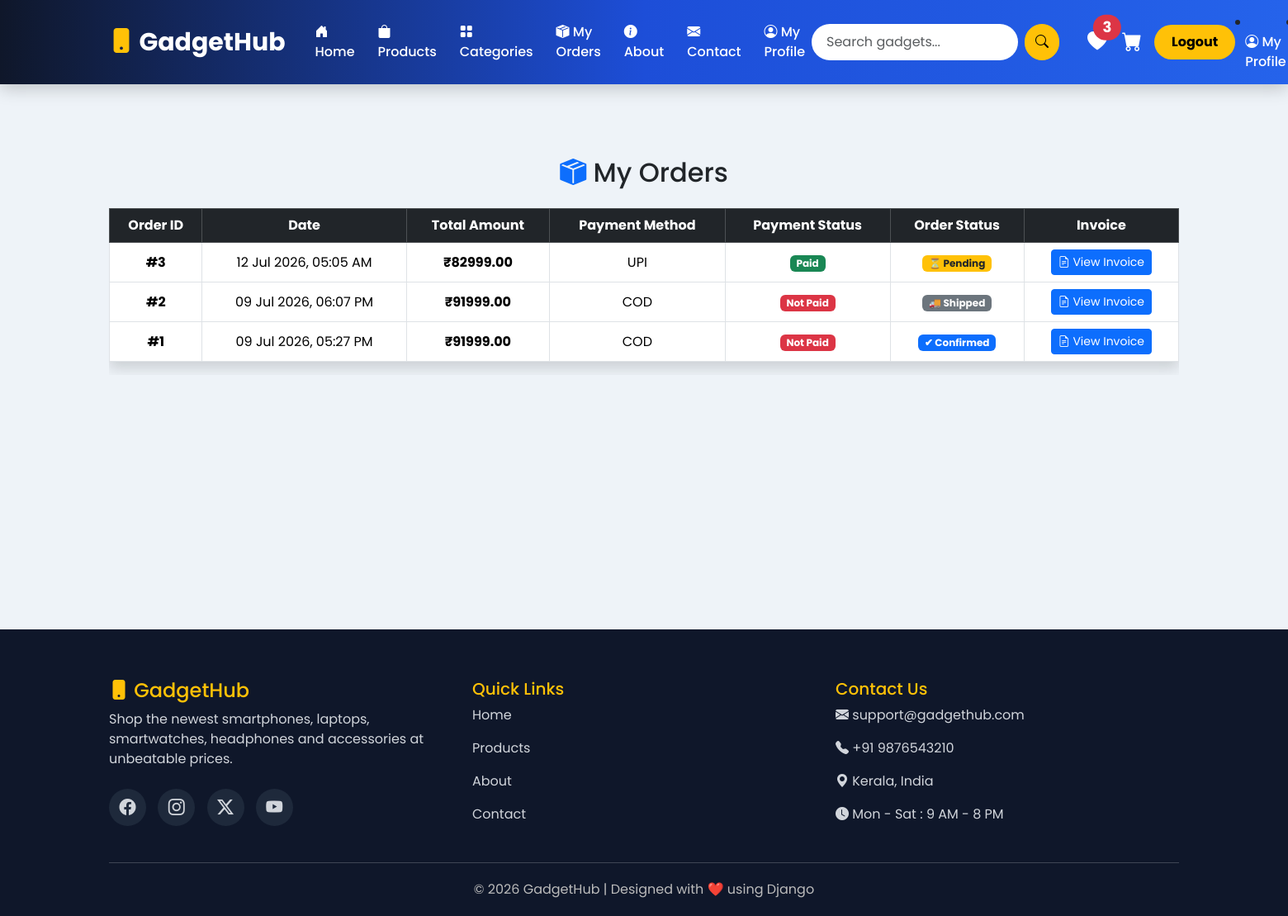
Screenshot of /orders/ (signed in) with the database file from the repository.
### gadgethubapp/models.py (models this page shows, shortened)
class Order(models.Model):
    PAYMENT_CHOICES = (
    ("COD", "Cash On Delivery"),
    ("UPI", "UPI"),
    ("CARD", "Debit/Credit Card"),
    ("NETBANKING", "Net Banking"),
)
    STATUS_CHOICES = (
           ("Pending", "Pending"),
        ("Confirmed", "Confirmed"),
        ("Packed", "Packed"),
        ("Shipped", "Shipped"),
        ("Delivered", "Delivered"),
        ("Cancelled", "Cancelled"),
    )
    user = models.ForeignKey(User, on_delete=models.CASCADE)
    name = models.CharField(max_length=100)
    phone = models.CharField(max_length=15)
    address = models.TextField()
    city = models.CharField(max_length=100)
    pincode = models.CharField(max_length=10)
    total_amount = models.DecimalField(
        max_digits=10,
        decimal_places=2
    )
    payment_method = models.CharField(
        max_length=20,
        choices=PAYMENT_CHOICES,
        default="COD"
    )
    payment_status = models.BooleanField(default=False)
    order_status = models.CharField(
        max_length=20,
        choices=STATUS_CHOICES,
        default="Pending"
    )
    created_at = models.DateTimeField(auto_now_add=True)

### gadgethubapp/views.py (the view)
@login_required
def orders(request):
    orders = Order.objects.filter(
        user=request.user
    ).order_by("-created_at")
    return render(
        request,
        "orders.html",
        {
            "orders": orders
        }
    )

### gadgethubapp/context_processors.py (called while the page is built)
def cart_count(request):
    cart_count = 0
    wishlist_count = 0
    if request.user.is_authenticated:
        try:
            cart = Cart.objects.get(user=request.user)
            cart_count = cart.items.count()
        except Cart.DoesNotExist:
            cart_count = 0
        wishlist_count = Wishlist.objects.filter(
            user=request.user
        ).count()
    return {
        "cart_count": cart_count,
        "wishlist_count": wishlist_count,
    }

### templates/orders.html (shortened to what this page needs)
{% extends "base.html" %}
{% block content %}
<div class="container mt-5">
    <h2 class="text-center mb-4">
        <i class="bi bi-box-seam-fill text-primary"></i>
        My Orders
    </h2>
    {% if orders %}
    <div class="table-responsive">
        <table class="table table-hover table-bordered align-middle shadow">
            <thead class="table-dark text-center">
                <tr>
                    <th>Order ID</th>
                    <th>Date</th>
                    <th>Total Amount</th>
                    <th>Payment Method</th>
                    <th>Payment Status</th>
                    <th>Order Status</th>
                    <th>Invoice</th>
                </tr>
            </thead>
            <tbody>
                {% for order in orders %}
                <tr class="text-center">
                    <td>
                        <strong>#{{ order.id }}</strong>
                    </td>
                    <td>
                        {{ order.created_at|date:"d M Y, h:i A" }}
                    </td>
                    <td>
                        <strong>₹{{ order.total_amount }}</strong>
                    </td>
                    <td>
                        {{ order.payment_method }}
                    </td>
                    <td>
                        {% if order.payment_status %}
                        <span class="badge bg-success">
                            Paid
                        </span>
                        {% else %}
                        <span class="badge bg-danger">
                            Not Paid
                        </span>
                        {% endif %}
                    </td>
                    <td>
                        {% if order.order_status == "Pending" %}
                        <span class="badge bg-warning text-dark">
                            ⏳ Pending
                        </span>
                        {% elif order.order_status == "Confirmed" %}
                        <span class="badge bg-primary">
                            ✔ Confirmed
                        </span>
                        {% elif order.order_status == "Packed" %}
                        <span class="badge bg-info text-dark">
                            📦 Packed
                        </span>
                        {% elif order.order_status == "Shipped" %}
                        <span class="badge bg-secondary">
                            🚚 Shipped
                        </span>
                        {% elif order.order_status == "Delivered" %}
                        <span class="badge bg-success">
                            ✅ Delivered
                        </span>
                        {% elif order.order_status == "Cancelled" %}
                        <span class="badge bg-danger">
                            ❌ Cancelled
                        </span>
                        {% endif %}
                    </td>
                    <td>
                        <a href="{% url 'invoice' order.id %}"
                           class="btn btn-primary btn-sm">
                            <i class="bi bi-file-earmark-text"></i>
                            View Invoice
                        </a>
                    </td>
                </tr>
                {% endfor %}
            </tbody>
        </table>
    </div>
    {% endif %}
</div>
{% endblock %}

### templates/base.html (style rules this page uses)
* { margin:0; padding:0; box-sizing:border-box; }
body { font-family:'Poppins',sans-serif; background:#eef3f8; }

### rows the page displays
Order: id "3", created_at "12 Jul 2026, 05:05 AM", total_amount "82999.00", payment_method "UPI", payment_status "Paid", order_status "⏳ Pending"
Order: id "2", created_at "09 Jul 2026, 06:07 PM", total_amount "91999.00", payment_method "COD", payment_status "Not Paid", order_status "🚚 Shipped"
Order: id "1", created_at "09 Jul 2026, 05:27 PM", total_amount "91999.00", payment_method "COD", payment_status "Not Paid", order_status "✔ Confirmed"

### other values shown
{{ wishlist_count }} "3"
